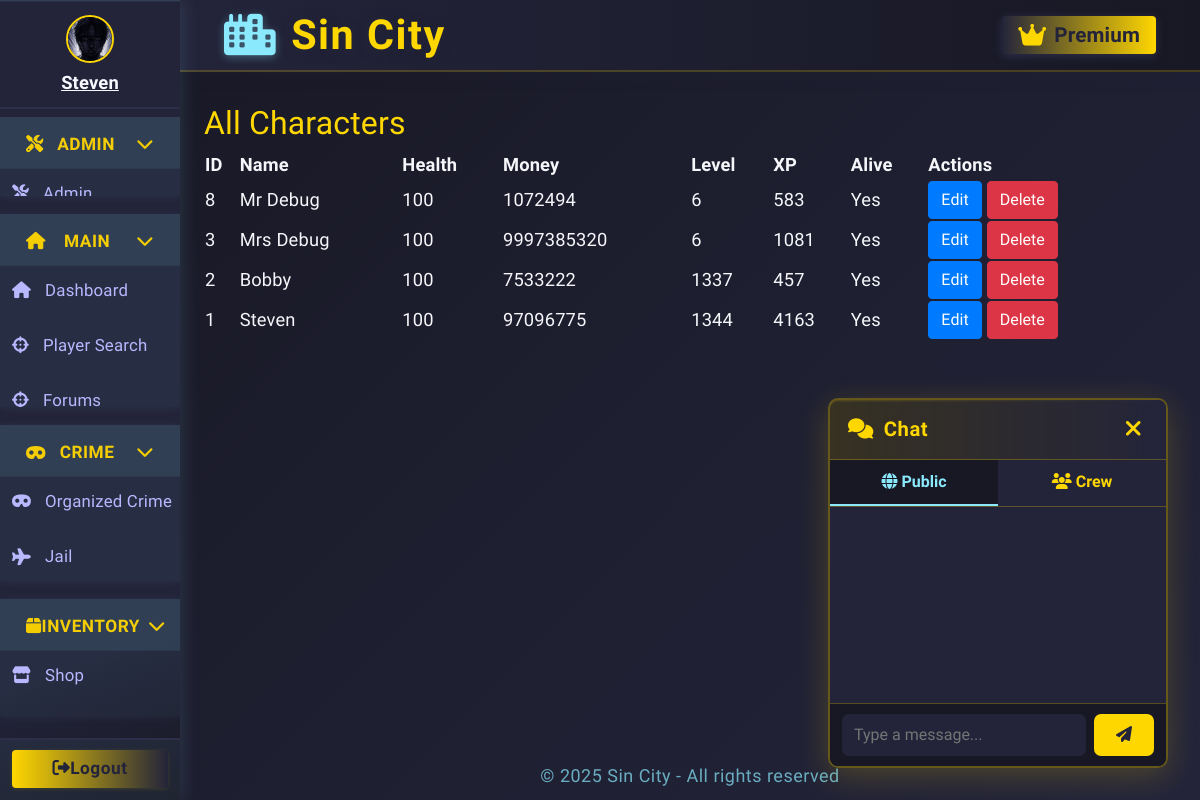
The page /admin/characters (signed in) on the database as committed earlier.
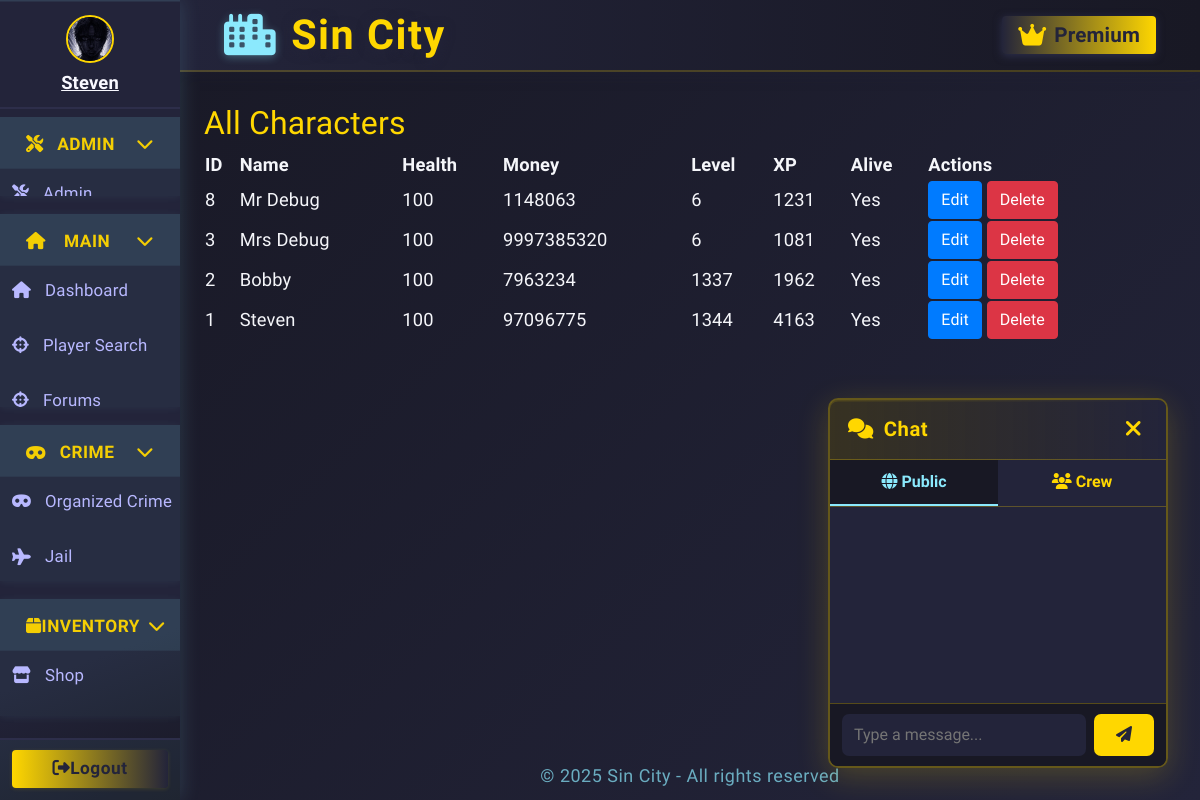
The same page on the database as committed later.
### app.py (models this page shows, shortened)
class Character(db.Model):
    __tablename__ = 'character'
    id = db.Column(db.Integer, primary_key=True)
    user_id = db.Column(db.Integer, db.ForeignKey('user.id'), nullable=True)
    user = db.relationship('User', backref='linked_character', foreign_keys=[user_id])
    name = db.Column(db.String(64), unique=True, nullable=False)
    health = db.Column(db.Integer, default=100)
    money = db.Column(db.Integer, default=250)
    level = db.Column(db.Integer, default=1)
    xp = db.Column(db.Integer, default=0)
    last_crime_time = db.Column(db.DateTime, nullable=True)
    last_travel_time = db.Column(db.DateTime, nullable=True)
    city = db.Column(db.String(64), default="New York")
    gun_id = db.Column(db.Integer, db.ForeignKey('shop_item.id'))
    gun = db.relationship('ShopItem', foreign_keys=[gun_id])
    in_jail = db.Column(db.Boolean, default=False)
    jail_until = db.Column(db.DateTime, nullable=True)
    crime_group_id = db.Column(db.Integer, db.ForeignKey('organized_crime.id'))
    crime_group = db.relationship("OrganizedCrime", back_populates="members", foreign_keys=[crime_group_id])
    master_id = db.Column(db.Integer, db.ForeignKey('user.id'))
    earn_streak = db.Column(db.Integer, default=0)
    last_earned = db.Column(db.DateTime, nullable=True)
    is_alive = db.Column(db.Boolean, default=True)
    profile_image = db.Column(db.String(255), nullable=True)
    crew = db.Column(db.Integer, db.ForeignKey('crew.id'), nullable=True)
    crew_id = db.Column(db.Integer, db.ForeignKey('crew.id'))
    linked_user = db.relationship('User', foreign_keys=[user_id], overlaps="linked_character,linked_characters,user")
    crew = db.relationship('Crew', backref='characters')

### app.py (the view)
@admin_bp.route('/characters')
@admin_required
def admin_characters():
    characters = Character.query.order_by(Character.id.desc()).all()
    return render_template('admin/characters.html', characters=characters)

### app.py (called while the page is built)
def admin_required(f):
    from functools import wraps
    @wraps(f)
    def decorated_function(*args, **kwargs):
        if not current_user.is_authenticated or not getattr(current_user, 'is_admin', False):
            flash("Admin access required.", "danger")
            return redirect(url_for('dashboard'))
        return f(*args, **kwargs)
    return decorated_function

@app.context_processor
def inject_user():
    return dict(user=current_user)

@app.before_request
def update_last_seen():
    if current_user.is_authenticated:
        now = datetime.utcnow()
        if not current_user.last_seen or (now - current_user.last_seen).seconds > 1:
            current_user.last_seen = now
            db.session.commit()

@app.before_request
def enable_sqlite_fk():
    if db.engine.url.drivername == 'sqlite':
        with db.engine.connect() as conn:
            conn.execute(db.text("PRAGMA foreign_keys=ON"))

@login_manager.user_loader
def load_user(user_id):
    return db.session.get(User, int(user_id))

### templates/admin/characters.html (shortened to what this page needs)
{% extends "base.html" %}
{% block content %}
<div class="dashboard-hero">
    <h2 style="color:#ffd700;">All Characters</h2>
    <table style="width:100%;color:#f5f6fa;">
        <tr>
            <th>ID</th><th>Name</th><th>Health</th><th>Money</th><th>Level</th><th>XP</th><th>Alive</th><th>Actions</th>
        </tr>
        {% for char in characters %}
        <tr>
            <td>{{ char.id }}</td>
            <td>{{ char.name }}</td>
            <td>{{ char.health }}</td>
            <td>{{ char.money }}</td>
            <td>{{ char.level }}</td>
            <td>{{ char.xp }}</td>
            <td>{{ 'Yes' if char.is_alive else 'No' }}</td>
            <td>
                <a href="{{ url_for('admin.admin_edit_character', char_id=char.id) }}" class="btn btn-primary">Edit</a>
                <form action="{{ url_for('admin.admin_delete_character', char_id=char.id) }}" method="post" style="display:inline;">
                    <button type="submit" class="btn btn-danger" onclick="return confirm('Delete this character?');">Delete</button>
                </form>
            </td>
        </tr>
        {% endfor %}
    </table>
</div>
{% endblock %}

Rows that differ between the two databases and show on the page:
changed Character "Mr Debug": money "1072494" → "1148063"; xp "583" → "1231"
changed Character "Bobby": money "7533222" → "7963234"; xp "457" → "1962"
